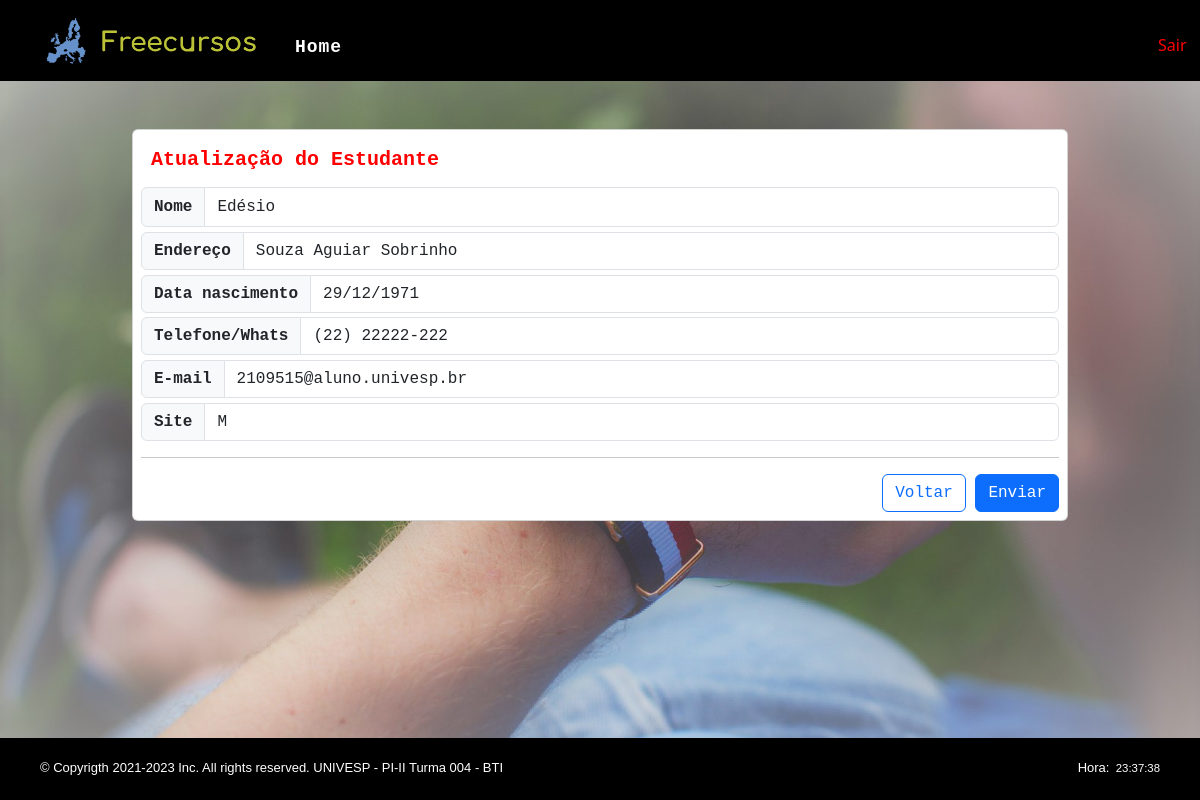
Screenshot of /estudante/1 with the database file from the repository.
### core/models.py (models this page shows, shortened)
class Estudante(models.Model):
    nome=models.CharField(max_length=100)
    sobrenome=models.CharField(max_length=100)
    data_nascimento=models.DateField()
    telefone=models.CharField(max_length = 15)
    email=models.EmailField()
    sexo=models.CharField(max_length=1)

### erp/views.py (the view)
# urls.py: path('estudante/<pk>', views.AtualizaEstudanteView.as_view(), name="atualiza_estudante"),
class AtualizaEstudanteView(UpdateView):
    template_name = "erp/estudante/atualiza.html"
    model = Estudante
    fields = '__all__'
    context_object_name = 'estudante'
    success_url = reverse_lazy("erp:lista_estudante")

### erp/templatetags/tempo_atual.py (called while the page is built)
@register.simple_tag
def tempo_atual():
    return datetime.datetime.now().strftime('%H:%M:%S')

### erp/templates/erp/estudante/atualiza.html (shortened to what this page needs)
{% extends "erp/_layouts/base.html" %}
{% load widget_tweaks %}
{% block conteudo %}
    <div class="container mt-5">
        <div class="row">
            <div class="col-lg-12 col-md-12 col-sm-12 col-xs-12">
                <div class="card">
                    <div class="card-body">
                        <h5 class="card-title">Atualização do Estudante</h5>
                        <form method="post">
                            <div class="input-group mb-3">
                                <span class="input-group-text">Nome</span>
                                {% render_field form.nome class+="form-control" %}
                            </div>
                            <div class="input-group mb-3">
                                <span class="input-group-text">Endereço</span>
                                {% render_field form.sobrenome class+="form-control" %}
                            </div>
                            <div class="input-group mb-3">
                                <span class="input-group-text">Data nascimento</span>
                                {% render_field form.data_nascimento class+="form-control" %}
                            </div>
                            <div class="input-group mb-3">
                                <span class="input-group-text">Telefone/Whats</span>
                                {% render_field form.telefone class+="form-control" %}
                            </div>
                            <div class="input-group mb-3">
                                <span class="input-group-text">E-mail</span>
                                {% render_field form.email class+="form-control" %}
                            </div>
                            <div class="input-group mb-3">
                                <span class="input-group-text">Site</span>
                                {% render_field form.sexo class+="form-control" %}
                            </div>
                            <hr/>
                            <div class="text-end">
                                <a href="{% url 'erp:lista_estudante' %}" class="btn btn-outline-primary">Voltar</a>
                                <button class="btn btn-primary">Enviar</button>
                            </div>
                        </form>
                    </div>
                </div>
            </div>
        </div>
    </div>
{% endblock %}

### erp/static/erp/css/login.css (style rules this page uses)
input { margin-bottom: 8px; padding-left: 5px; border-radius: 5px; height: 35px; width: 190px; }

### erp/static/erp/css/master.css (style rules this page uses)
* { margin: 0; padding: 0; box-sizing: border-box; }
body { background-repeat: no-repeat; background-size: cover; background-position: 50% 40px; background-image: url(../img/technology2_dagua.jpg); background-color: #000000; }
body { margin: 0; padding: 0; box-sizing: border-box; width: 100%; height: 100%; }
span.input-group-text { font-weight: bold; }
.mb-3 { margin-bottom: 0.3rem!important; }
.mt-5 { font-family: 'Courier New', Courier, monospace, Montserrat, Robot, Verdana, Geneva, Tahoma, sans-serif; width:80%; }
.col-sm-12 { margin-bottom: 10px; }
#id_nome, #id_descricao, #id_categoria, #id_inscricao { height:40px; }
form { margin-top: -20px; padding: 0; }
.card-title { margin-bottom: 25px; padding: 10px; font-weight: bold; color: red; }
.card-body { padding: 8px; }

### rows the page displays
Estudante: nome "Edésio", sobrenome "Souza Aguiar Sobrinho", data_nascimento "29/12/1971", telefone "(22) 22222-222", email "2109515@aluno.univesp.br", sexo "M"
